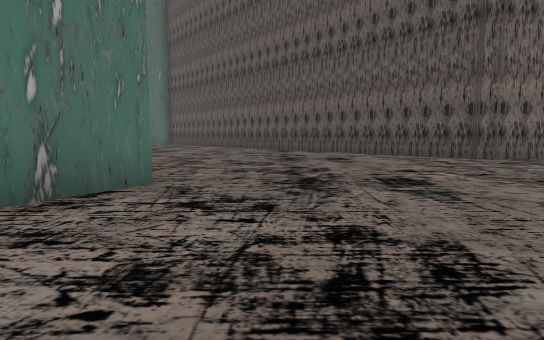
view 1 (above)

18 first-person views from a walk through a 3-D level made in the Unity game engine. The camera is 1.2 m above the floor, tilts 6° down and sees 80° across. The floor is counted in squares, 2 m on a side. Each view is taken from the middle of a square. On the plan, view 1 faces up. The plan holds only what a view shows up to about 10 squares ahead; the rest is blank. The place goes on beyond the plan. The player character is not drawn. Some animated figures are not drawn.

view 2
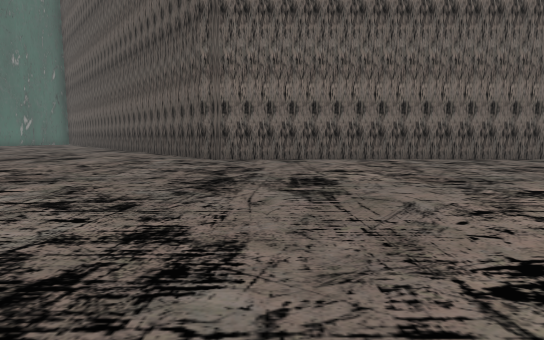

view 3
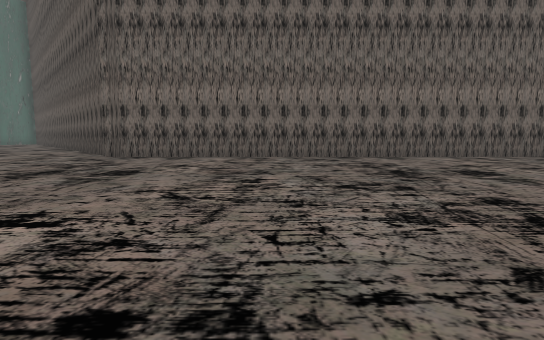

view 4
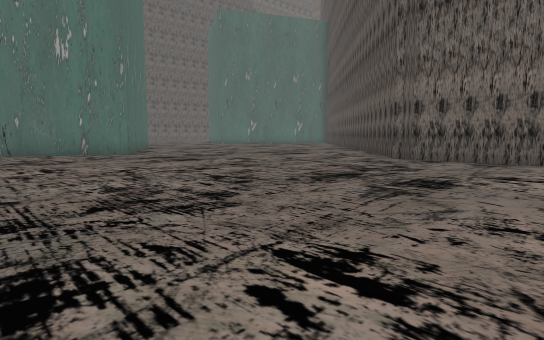

view 5
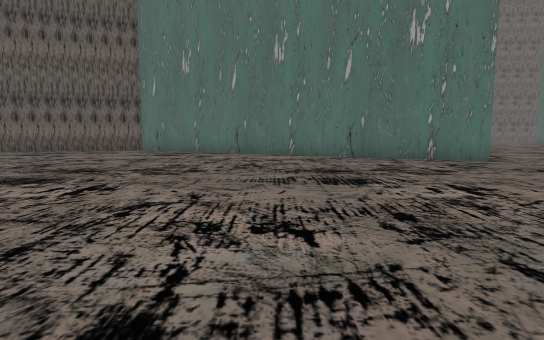

view 6
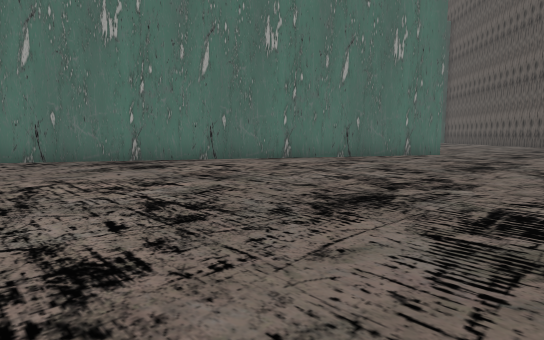

view 7
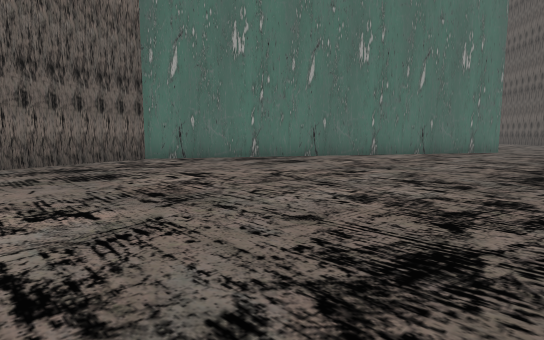

view 8
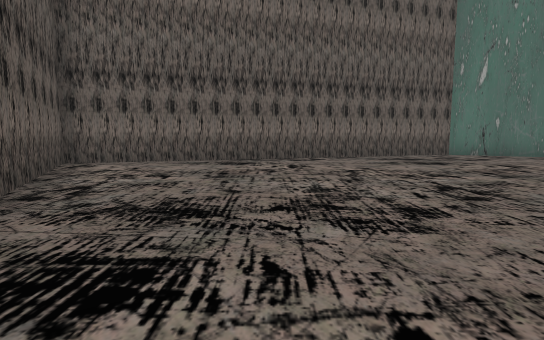

view 9
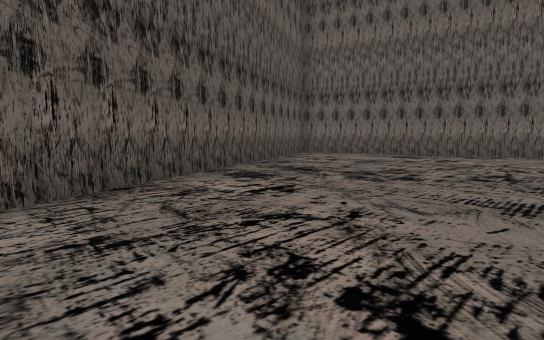

view 10
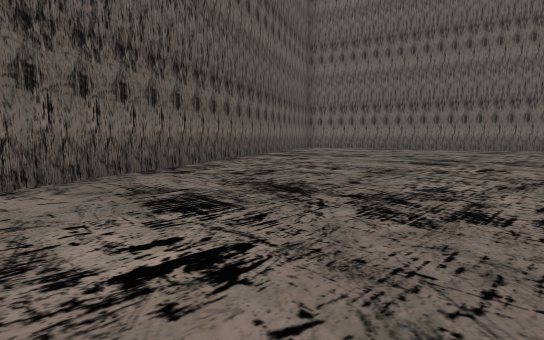

view 11
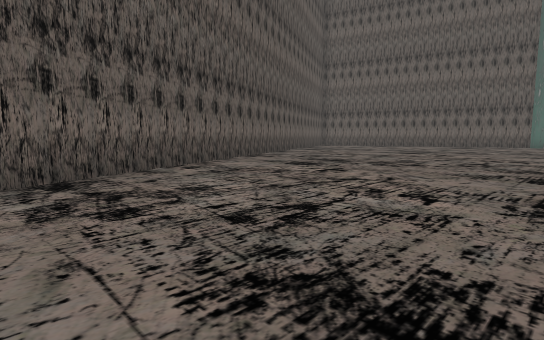

view 12
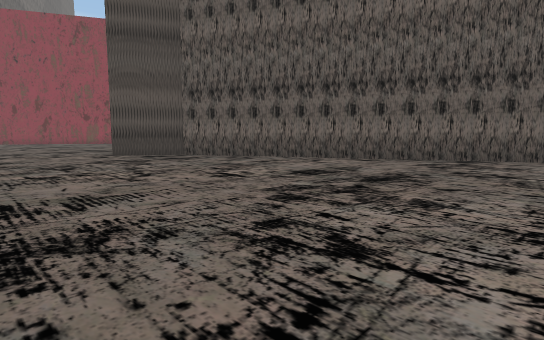

view 13
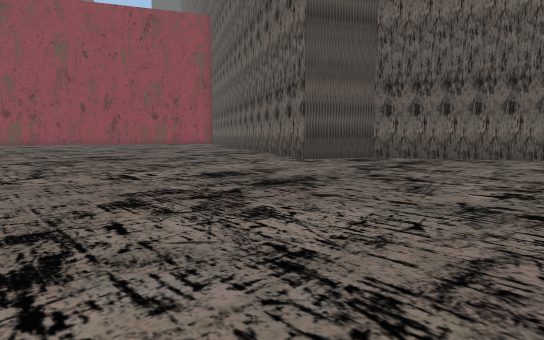

view 14
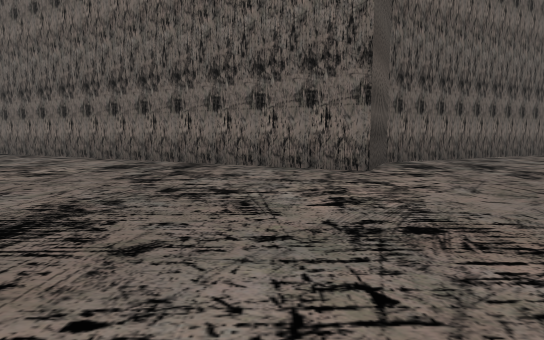

view 15
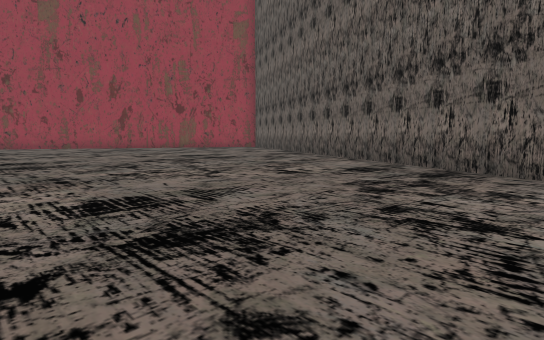

view 16
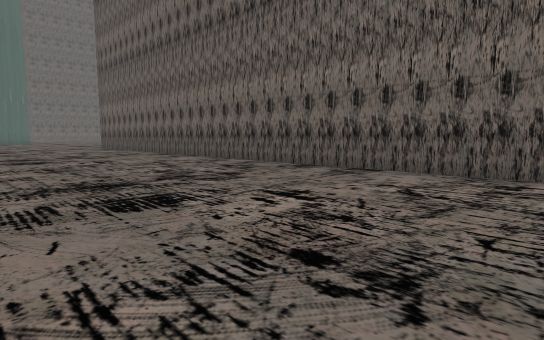

view 17
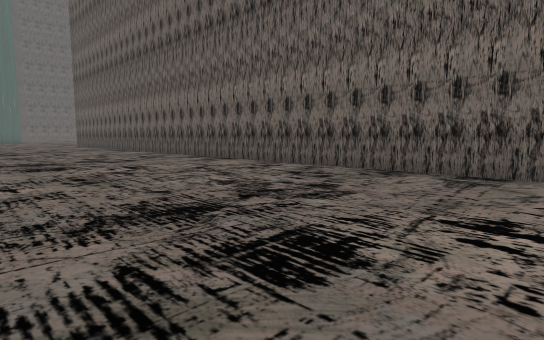

view 18
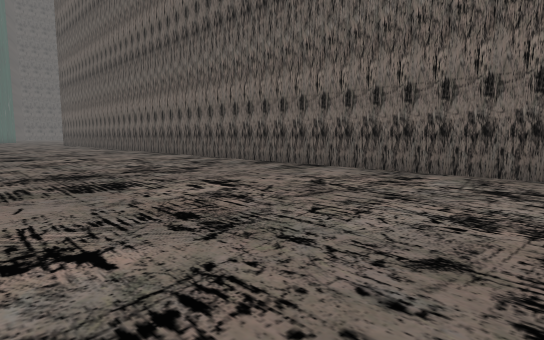

### Floor plan
Points are (right, up) in squares from view 1. A wall is a line through its corners. A room is listed if a view was taken in it or the views show most of it. See-through windows are left out.
Room 1 (views 1, 2, 3, 4, 5, 6, 7, 8, 9, 10, 11, 12, 13, 14, 15, 16, 17, 18)
walls: (5.2, 8.5) (3.8, 10.1); (-1.5, 4.1) (-7.4, -6.3) (-4, -16.5) (19.4, -5.4) (20.3, -3.5) (29.4, -8.1); (28.6, 8.5) (5.6, 8.3)

Where each view was taken, in squares from view 1:
view 1: 0 up, 0 right, facing up
view 2: 0 up, 7 right, facing up
view 3: 1 down, 10 right, facing up
view 4: 0 up, 9 right, facing up-left
view 5: 1 down, 6 right, facing left
view 6: 7 down, 2 right, facing up-left
view 7: 10 down, 1 right, facing up-left
view 8: 12 down, 3 right, facing left
view 9: 9 down, 5 right, facing down-left
view 10: 6 down, 9 right, facing down-left
view 11: 4 down, 13 right, facing down-left
view 12: 0 up, 10 right, facing down-right
view 13: 3 up, 15 right, facing down-right
view 14: 2 up, 22 right, facing down
view 15: 1 up, 22 right, facing down-right
view 16: 3 up, 22 right, facing up-left
view 17: 3 up, 26 right, facing up-left
view 18: 3 up, 29 right, facing up-left
